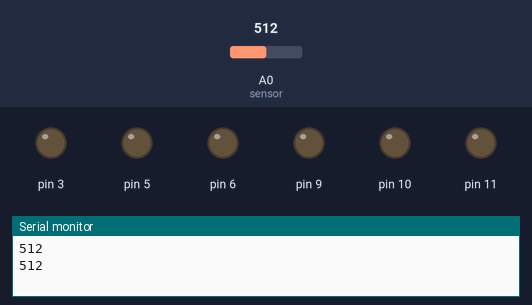
Bench run of a sketch on a simulated Arduino Uno, built with avr-gcc and run on an emulated ATmega328P. Shown: output pins drawn as LEDs (lit = HIGH), the last lines printed to the serial monitor. Inputs (shaded band) come from the test bench; at power-on: A0 (sensor) = 512.

Above: at 5.9 s.
6.0 s: A0 (sensor) set to 740
At 6.71 s:
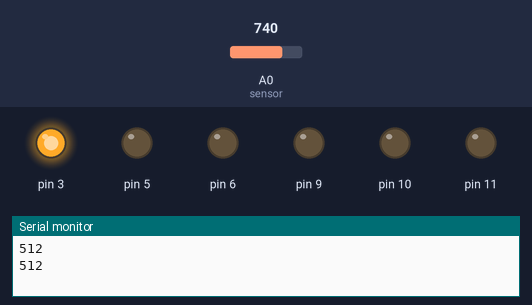
12.1 s: A0 (sensor) set to 767
At 12.92 s:
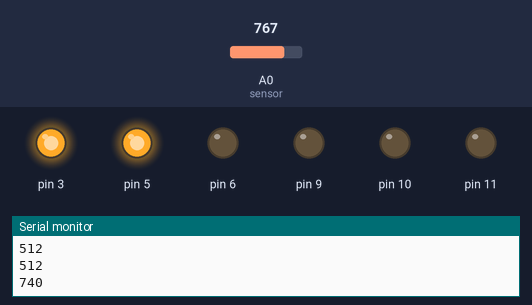
At 14.12 s:
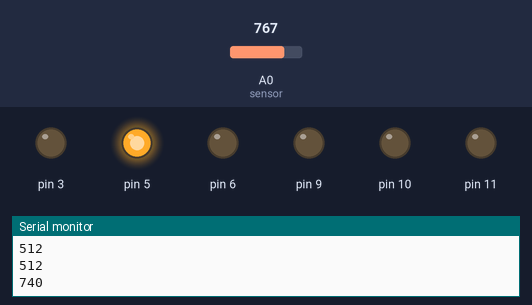
Timing chart, 0 to 16.6 s (numbered marks = the images above; inputs shaded):
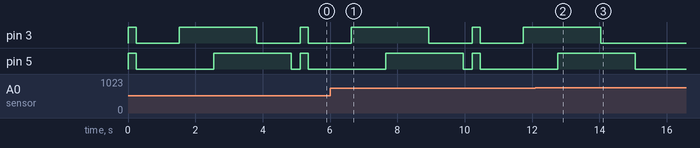

The sketch:

Dim_LED.ino
```cpp
// CEPHALOPODS - BASE CODE

// This code will activate a sequence of LEDs when a photocell senses darkness.


////////////   VOID SETUP(): CODE THAT RUNS ONCE   ////////////


void setup() {    // beginning of our setup() area.


  Serial.begin(9600);  // start up the Serial Monitor.


  //////  SETTING UP THE PINS FOR YOUR LEDS

  // We have to tell the Arduino which pins we want to plug our LEDs into.

  // The six numbers below are the pins on the Arduino that have the ~ symbol printed.

  // The ~ means the pin has a special function which lets you glow and fade your LEDs.

  // Be sure to change them if you decide to use different pins!


  pinMode(3, OUTPUT);

  pinMode(5, OUTPUT);

  pinMode(6, OUTPUT);

  pinMode(9, OUTPUT);

  pinMode(10, OUTPUT);

  pinMode(11, OUTPUT);


}                  // end of our setup() area.


////////////   VOID LOOP(): CODE THAT RUNS OVER AND OVER   ////////////


void loop() {     // beginning of our loop() area.


  ////// SENSOR READING AND IF STATEMENT

  // Just like with our Plants domain, we are going to use a sensor and an IF statement to control our lights.

  // This time we are using a photoresistor (light sensor), which will report different numbers than our IR sensor did.

  // Upload the code, play with covering up the sensor or shining light on it, and see how it reacts in the Serial Monitor.


  int sensorReading = analogRead(A0);   // read what the sensor is telling us

  Serial.println(sensorReading);        // show what the sensor is telling us in the Serial Monitor


  // The rest of our program is going to be in an IF statement, like it was in the Plants domain.

  // You will have to change the number in the (          ) to customize your creature's behavior.


  if (sensorReading < 750) {           // If our sensor reads less than this number, then do the code between the {        }.


////// SWITCHING YOUR LEDS ON AND OFF

    // Next, you can switch LEDs completely ON and completely OFF using the command digitalWrite() with HIGH and LOW.

    // You can control how long they stay on or off by using the delay() command.

    // They will be at maximum brightness no matter what!


    digitalWrite(3, HIGH);  // The LEDs on every pin switch ON,

    digitalWrite(5, HIGH);

    delay(250);            // and then they shine for two seconds.

    digitalWrite(3, LOW);   // Then, they all get switched OFF,

    digitalWrite(5, LOW);

    delay(250);            // and they stay off for half a second.


 ////// FADING YOUR LEDS UP AND DOWN

    // The glowLED and dimLED commands let you FADE your LEDs high or low. The first number is the pin of the LED,

    // and the second number is how much time it takes to completely fade (a higher number will take longer).

    // A value from 1 (fast) to 10 (slow) is usually pretty good.


    glowLED(3, 4);    // The LEDs on every pin will fade UP at a relatively fast speed.

    glowLED(5, 4);

    delay(250);      // They will shine at full fade for 2 seconds,

    dimLED(3, 4);     // And then they will fade DOWN at the same speed.

    dimLED(5, 4);

    delay(250);     // The program will wait 1 second before the loop restarts.


  }                    // End of our if statement.


}                      // End of our loop() area.


// Don't change the code under here or your program might break.

// This is some custom code to make LED fading easier to use,

// so that we don't have to use more complicated concepts in our main program.


void glowLED(int ledPin, int glowTime) {

  for (int i = 0; i <= 255; i++) {

    analogWrite(ledPin, i);

    delay(glowTime);

  }

}


void dimLED(int ledPin, int fadeTime) {

  for (int i = 255; i >= 0; i--) {

    analogWrite(ledPin, i);

    delay(fadeTime);

  }

}
```

Measured:
- the behaviour switches between 749 and 750 on A0 (sensor) (found by bisection; images 1 and 2)
- after the input at 12.1 s, pin 3: goes on until 14.0 s, then stays LOW; pin 5: goes on until 15.1 s, then stays LOW
